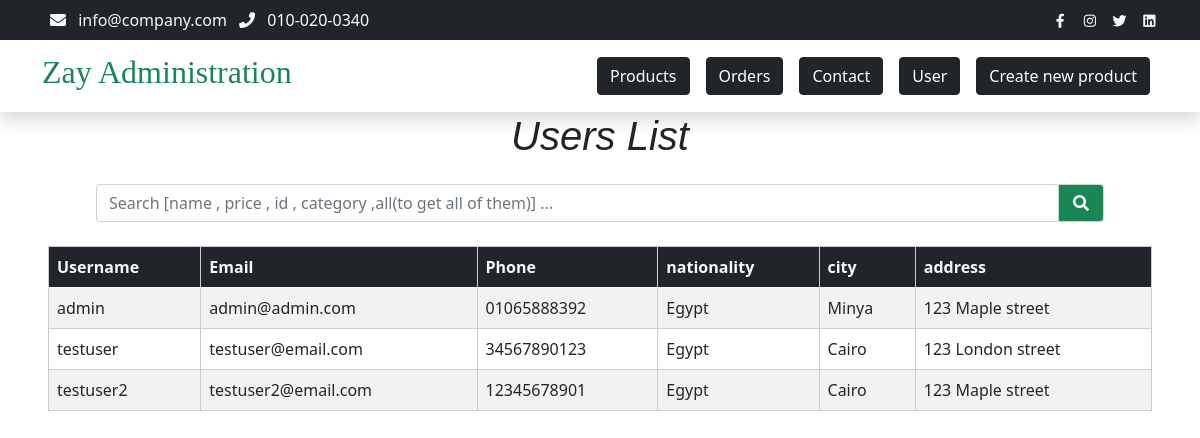
Screenshot of /crm/user/ (signed in) with the database file from the repository.
### zayapp/models.py (models this page shows, shortened)
class UserProfile(models.Model):
    user = models.OneToOneField(User, on_delete=models.CASCADE)
    email = models.CharField(max_length=20 , default='')
    city = models.ForeignKey(City, on_delete=models.CASCADE , default='')
    phone = models.CharField(max_length=15 , default='')
    address = models.CharField(max_length=100 , default='')
    image = models.FileField(upload_to='static/image', blank=True)
    cart = models.ForeignKey(Cart , on_delete=models.SET_NULL , default='' , null=True)
    nationality = models.ForeignKey(nations , on_delete=models.SET_DEFAULT , default=51)

class nations(models.Model):
    name = models.CharField(max_length=50 , default='')
    code = models.CharField(max_length=3 , default='')
    def __str__(self):
        return self.name

class City(models.Model):
    name = models.CharField(max_length=100 , default='')
    code = models.CharField(max_length=3 , default='')
    def __str__(self):
        return self.name

### crm/views.py (the view, shortened to what this page needs)
# urls.py: path('user/' , UserListView.as_view() , name='user'),
class UserListView(LoginRequiredMixin , ListView):
    template_name = "pages/userModel.html"
    context_object_name = 'users'
    def get_queryset(self):
        query = self.request.GET.get('q')
        return UserProfile.objects.all()

### zayapp/context_processors.py (called while the page is built)
def cart_item_count(request):
    if request.user.is_authenticated:
        cart, created = Cart.objects.get_or_create(user=request.user)
        item_count = cart.total_items
    else:
        item_count = 0
    return {'cart_item_count': item_count}

### crm/templates/pages/userModel.html (shortened to what this page needs)
{% extends 'pages/crmbase.html' %}
{% block content %}
<!DOCTYPE html>
<html>
<head>
</head>
<body>
    <h1 class="text-center text-dark mb-2" style="font-family:'Trebuchet MS', 'Lucida Sans Unicode', 'Lucida Grande', 'Lucida Sans', Arial, sans-serif; font-style: italic;">Users List</h1>
    <div class="px-5">
        <form action="{% url 'crm:user' %}" method="get" class="modal-content modal-body border-0 px-5 ">
            <div class="input-group mb-2">
                <input type="text" class="form-control" id="inputModalSearch" name="q" placeholder="Search [name , price , id , category ,all(to get all of them)] ...">
                <button type="submit" class="input-group-text bg-success text-light">
                    <i class="fa fa-fw fa-search text-white"></i>
                </button>
            </div>
        </form>
    {% if users %}
    <table class="table table-striped table-hover">
        <thead class="text-light bg-dark">
            <tr>
                <th>Username</th>
                <th>Email</th>
                <th>Phone</th>
                <th>nationality</th>
                <th> city </th>
                <th> address </th>
            </tr>
        </thead>
        <tbody>
            {% for user in users %}
            <tr>
                <td> {{user.user.username}} </td>
                <td> {{user.email}} </td>
                <td> {{user.phone}} </td>
                <td> {{user.nationality}} </td>
                <td> {{user.city}}  </td>
                <td> {{user.address}} </td>
            </tr>
            {% endfor %}
            {% else %}
            <h1> No Orders </h1>
            {% endif %}
        </tbody>
    </table>
</body>
</html>
{% endblock content %}

### crm/templates/pages/userModel.html (style rules this page uses)
table { width: 100%; border-collapse: collapse; }
th, td { padding: 8px 12px; border: 1px solid #ccc; }
th { background-color: #f4f4f4; }

### rows the page displays
UserProfile: user.username "admin", email "admin@admin.com", phone "01065888392", nationality "Egypt", city "Minya", address "123 Maple street"
UserProfile: user.username "testuser", email "testuser@email.com", phone "34567890123", nationality "Egypt", city "Cairo", address "123 London street"
UserProfile: user.username "testuser2", email "testuser2@email.com", phone "12345678901", nationality "Egypt", city "Cairo", address "123 Maple street"
